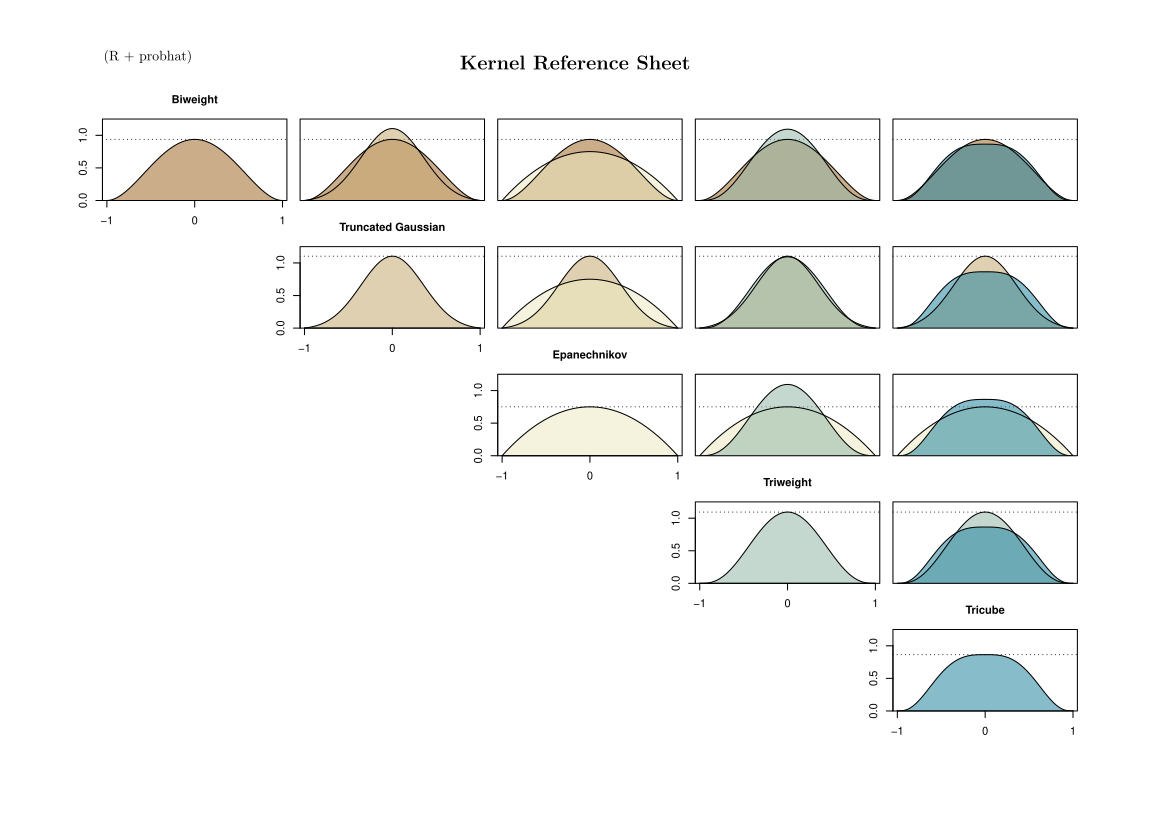

Reproduce this figure in R.
### R code from vignette source 'probhatx_kernels.Rnw'

###################################################
### code chunk number 1: probhatx_kernels.Rnw:19-21
###################################################
options(SweaveHooks=list(fig=function()
par(mar=c(4.1, 4.1, 2.6, 1.6), cex=0.7, cex.main=1)))


###################################################
### code chunk number 2: probhatx_kernels.Rnw:32-34
###################################################
getOption("SweaveHooks")[["fig"]]()
library (probhat)
plot_kernel_array ()
